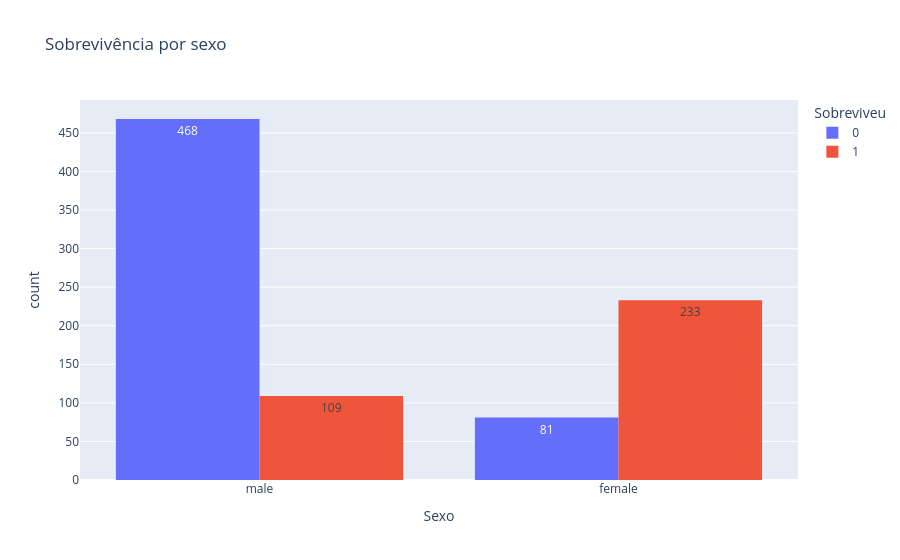

This figure's notebook cell:
### Code cell
fig = px.histogram(
    data_train,
    x='Sexo',
    color='Sobreviveu',
    barmode='group',
    title='Sobrevivência por sexo',
    text_auto=True
)

fig.show()

### Figure 1 — Plotly figure (JSON) as saved in the notebook; plotly's stock layout.template omitted (floating-point values rounded to 4 significant figures; data arrays with more than 128 entries replaced by an {"elided": "..."} marker saying what was removed)
{"data": [{"alignmentgroup": "True", "bingroup": "x", "hovertemplate": "Sobreviveu=0<br>Sexo=%{x}<br>count=%{y}<extra></extra>", "legendgroup": "0", "marker": {"color": "#636efa", "pattern": {"shape": ""}}, "name": "0", "offsetgroup": "0", "orientation": "v", "showlegend": true, "texttemplate": "%{value}", "type": "histogram", "x": {"elided": "549 str values"}, "xaxis": "x", "yaxis": "y"}, {"alignmentgroup": "True", "bingroup": "x", "hovertemplate": "Sobreviveu=1<br>Sexo=%{x}<br>count=%{y}<extra></extra>", "legendgroup": "1", "marker": {"color": "#EF553B", "pattern": {"shape": ""}}, "name": "1", "offsetgroup": "1", "orientation": "v", "showlegend": true, "texttemplate": "%{value}", "type": "histogram", "x": {"elided": "342 str values"}, "xaxis": "x", "yaxis": "y"}], "layout": {"barmode": "group", "legend": {"title": {"text": "Sobreviveu"}, "tracegroupgap": 0}, "title": {"text": "Sobrevivência por sexo"}, "xaxis": {"anchor": "y", "domain": [0, 1], "title": {"text": "Sexo"}}, "yaxis": {"anchor": "x", "domain": [0, 1], "title": {"text": "count"}}}}
